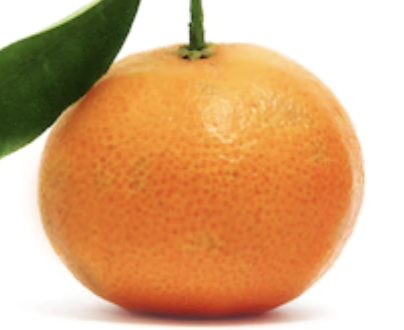
#> input picture dataset_trabalho/orange/orange_0001.png, 404 x 330 px; its folder holds only this picture in this run
$ jupyter execute --allow-errors 02_features.ipynb   (shell and % lines are left out)   (older library calls are emulated)
#> lines starting #> are read from the running program, lines starting #| are printed output that depends on the picture; after the words box and inside, x2 and y2 are one past the last pixel; in counts of white or black regions, pixels touching at a corner belong together
[cell 1]
from pathlib import Path

import cv2
import numpy as np
import matplotlib.pyplot as plt

[cell 2]
base = Path("../dataset_trabalho")

classe_saudavel = "orange"
classe_podre = "rottenoranges"

pasta_saudavel = base / classe_saudavel
pasta_podre = base / classe_podre

imagens_saudaveis = sorted(list(pasta_saudavel.glob("*")))
imagens_podres = sorted(list(pasta_podre.glob("*")))

print("Pasta saudável:", pasta_saudavel)
print("Existe?", pasta_saudavel.exists())
print("Saudáveis:", len(imagens_saudaveis))

print("Pasta podre:", pasta_podre)
print("Existe?", pasta_podre.exists())
print("Podres:", len(imagens_podres))

# ## Segmentação HSV usada para extrair features

[cell 3]
def segmentar_hsv(caminho_img, limite_saturacao=40):
#> called with limite_saturacao = 40
    img_bgr = cv2.imread(str(caminho_img))
#> img_bgr is the input picture: shape (330, 404, 3); mean B, G, R 127.8, 170.9, 217.3

    if img_bgr is None:
        raise ValueError(f"Erro ao carregar imagem: {caminho_img}")

    img_rgb = cv2.cvtColor(img_bgr, cv2.COLOR_BGR2RGB)

    img_hsv = cv2.cvtColor(img_bgr, cv2.COLOR_BGR2HSV)
#> img_hsv: shape (330, 404, 3); mean H, S, V 14.5, 115.7, 219.2
    h, s, v = cv2.split(img_hsv)

    mascara = cv2.inRange(s, limite_saturacao, 255)
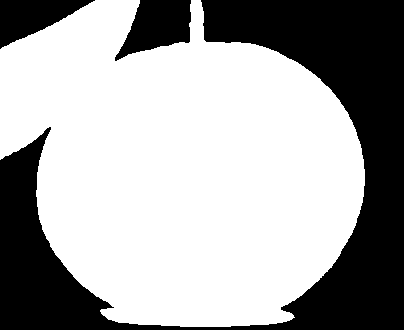
#> mascara: shape (330, 404); 65.5% white; 3 black regions, box (x1, y1, x2, y2) and area: (0, 0, 404, 330) 40684, (115, 0, 191, 61) 2867, (0, 0, 95, 49) 2454

    kernel = np.ones((5, 5), np.uint8)
    mascara_limpa = cv2.morphologyEx(mascara, cv2.MORPH_OPEN, kernel)
#> mascara_limpa: shape (330, 404); 65.5% white; 3 black regions, box (x1, y1, x2, y2) and area: (0, 0, 404, 330) 40691, (115, 0, 191, 61) 2871, (0, 0, 95, 49) 2454
    mascara_limpa = cv2.morphologyEx(mascara_limpa, cv2.MORPH_CLOSE, kernel)
#> mascara_limpa: shape (330, 404); 65.6% white; 3 black regions

    return img_bgr, img_rgb, mascara_limpa

[cell 4]
caminho_img = imagens_saudaveis[0]

img_bgr, img_rgb, mascara = segmentar_hsv(caminho_img)

resultado = cv2.bitwise_and(img_rgb, img_rgb, mask=mascara)

plt.figure(figsize=(15, 5))

plt.subplot(1, 3, 1)
plt.imshow(img_rgb)
plt.title("Imagem original")
plt.axis("off")

plt.subplot(1, 3, 2)
plt.imshow(mascara, cmap="gray")
plt.title("Máscara HSV")
plt.axis("off")

plt.subplot(1, 3, 3)
plt.imshow(resultado)
plt.title("Objeto isolado")
plt.axis("off")

plt.show()

## Features de forma

[cell 5]
def extrair_features_forma(mascara):
    contornos, _ = cv2.findContours(
        mascara,
        cv2.RETR_EXTERNAL,
        cv2.CHAIN_APPROX_SIMPLE
    )
#> contornos = 1 contour; box (x1, y1, x2, y2) and area: (0, 0, 365, 327) 86762

    if len(contornos) == 0:
        return None

    maior_contorno = max(contornos, key=cv2.contourArea)
#> maior_contorno = contour of 477 points, box (x1, y1, x2, y2) (0, 0, 365, 327), area 86762

    area = cv2.contourArea(maior_contorno)
#> area = 86761.5
    perimetro = cv2.arcLength(maior_contorno, True)
#> perimetro = 1431.8

    x, y, w, h = cv2.boundingRect(maior_contorno)
#> x = 0; y = 0; w = 365; h = 327
    area_retangulo = w * h
#> area_retangulo = 119355

    if area_retangulo > 0:
        extent = area / area_retangulo
#> extent = 0.727
    else:
        extent = 0

    if perimetro > 0:
        circularidade = (4 * np.pi * area) / (perimetro ** 2)
#> circularidade = 0.532
    else:
        circularidade = 0

    return {
        "area": area,
        "perimetro": perimetro,
        "extent": extent,
        "circularidade": circularidade
    }

[cell 6]
features_forma = extrair_features_forma(mascara)
#> features_forma = {'area': 86761.5, 'perimetro': 1431.8, 'extent': 0.727, 'circularidade': 0.532}
features_forma
#> Out has the same summary as features_forma

[cell 7]
## As features de forma representam características geométricas da fruta segmentada. A área mede o tamanho do objeto em pixels,
# o perímetro mede o contorno externo, o extent indica quanto o objeto ocupa dentro do retângulo delimitador e a circularidade indica
#  o quanto o formato se aproxima de um círculo. Como a laranja possui formato aproximadamente circular, essas medidas ajudam a
#  identificar deformações ou problemas de segmentação

## Momentos de Hu

[cell 8]
#Os momentos de Hu são descritores de forma calculados a partir da máscara do objeto. Eles ajudam a representar características geométricas
#  da fruta de uma forma mais compacta. Neste projeto, eles complementam as features simples de forma, como área, perímetro e circularidade.

[cell 9]
def extrair_momentos_hu(mascara):
    # Calcula os momentos da máscara
    momentos = cv2.moments(mascara)
#> momentos = moments, m00 22287510, centre m10/m00, m01/m00 = (181.5, 168.1)

    # Calcula os 7 momentos de Hu
    hu = cv2.HuMoments(momentos).flatten()
#> hu = [0.000666, 2.79e-08, 1.57e-11, 8.63e-13, 2.66e-24, 1.03e-16, -1.74e-24]

    # Aplica escala logarítmica para facilitar a análise dos valores
    hu_log = []

    for valor in hu:
        if valor == 0:
            hu_log.append(0)
        else:
            hu_log.append(-np.sign(valor) * np.log10(abs(valor)))
#> this loop made 7 passes
#> valor on passes 1 to 7: 0.000666, 2.79e-08, 1.57e-11, 8.63e-13, 2.66e-24, 1.03e-16, -1.74e-24
#> after the loop, hu_log = [3.18, 7.55, 10.8, 12.06, 23.58, 15.99, -23.76]

    # Retorna os momentos em formato de dicionário
    return {
        f"hu_{i+1}": hu_log[i]
        for i in range(7)
    }

[cell 10]
features_hu = extrair_momentos_hu(mascara)
#> features_hu = {'hu_1': 3.18, 'hu_2': 7.55, 'hu_3': 10.8, 'hu_4': 12.06, 'hu_5': 23.58, 'hu_6': 15.99, 'hu_7': -23.76}
features_hu
#> Out has the same summary as features_hu

[cell 11]
#Os momentos de Hu foram calculados a partir da máscara gerada pela segmentação HSV. Eles representam características geométricas do objeto
#  segmentado. Como são valores muito pequenos originalmente, foi aplicada escala logarítmica para facilitar a análise e comparação entre imagens.

## Features de cor

[cell 12]
#As features de cor são importantes porque laranjas podres geralmente apresentam mudanças visuais como escurecimento, manchas, regiões
#  esbranquiçadas, perda de brilho e variação irregular de cor. Por isso, serão analisadas médias dos canais RGB e HSV dentro da região
#  segmentada pela máscara.

[cell 13]
# Escolhe uma imagem para testar
caminho_img = imagens_saudaveis[0]

# Gera imagem e máscara usando a segmentação HSV
img_bgr, img_rgb, mascara = segmentar_hsv(caminho_img)

# Agora cria a imagem em HSV
img_hsv = cv2.cvtColor(img_bgr, cv2.COLOR_BGR2HSV)

# Pega somente os pixels dentro da máscara
pixels_hsv = img_hsv[mascara > 0]
pixels_rgb = img_rgb[mascara > 0]

# Médias HSV
media_h = np.mean(pixels_hsv[:, 0])
#> media_h = 18.08
media_s = np.mean(pixels_hsv[:, 1])
#> media_s = 175.3
media_v = np.mean(pixels_hsv[:, 2])
#> media_v = 200.9

# Médias RGB
media_r = np.mean(pixels_rgb[:, 0])
#> media_r = 198.1
media_g = np.mean(pixels_rgb[:, 1])
#> media_g = 127.7
media_b = np.mean(pixels_rgb[:, 2])
#> media_b = 62.54

features_cor = {
    "media_h": media_h,
    "media_s": media_s,
    "media_v": media_v,
    "media_r": media_r,
    "media_g": media_g,
    "media_b": media_b
}
#> features_cor = {'media_h': 18.08, 'media_s': 175.3, 'media_v': 200.9, 'media_r': 198.1, 'media_g': 127.7, 'media_b': 62.54}

features_cor
#> Out has the same summary as features_cor

## Features de textura

[cell 14]
#As features de textura ajudam a representar irregularidades na superfície da fruta, como manchas, mofo, rugosidade e regiões deterioradas.
#  Essas características são importantes porque laranjas podres tendem a ter aparência menos uniforme do que laranjas saudáveis.

[cell 15]
from skimage.feature import graycomatrix, graycoprops

[cell 16]
def extrair_features_textura_glcm(img_bgr, mascara):
    # Converte a imagem para escala de cinza
    img_gray = cv2.cvtColor(img_bgr, cv2.COLOR_BGR2GRAY)
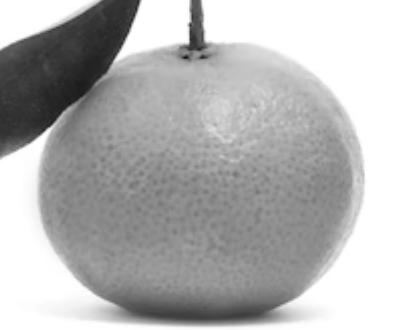
#> img_gray: shape (330, 404); min 13, max 255, mean 179.8

    # Encontra os pixels pertencentes ao objeto
    coords = np.column_stack(np.where(mascara > 0))
#> coords = 87402 pairs, first value 0 to 326, second value 0 to 364

    if len(coords) == 0:
        return {
            "glcm_contrast": 0,
            "glcm_homogeneity": 0,
            "glcm_energy": 0,
            "glcm_correlation": 0
        }

    # Recorta a região onde está o objeto
    y_min, x_min = coords.min(axis=0)
#> y_min = 0; x_min = 0
    y_max, x_max = coords.max(axis=0)
#> y_max = 326; x_max = 364

    recorte_gray = img_gray[y_min:y_max + 1, x_min:x_max + 1]
    recorte_mascara = mascara[y_min:y_max + 1, x_min:x_max + 1]
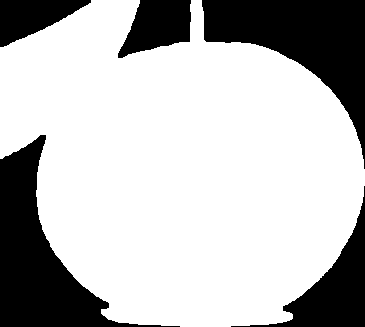
#> recorte_mascara: shape (327, 365); 73.2% white; 5 black regions, box (x1, y1, x2, y2) and area: (202, 0, 365, 169) 10925, (0, 135, 180, 327) 10880, (231, 186, 365, 327) 4856, (118, 0, 191, 58) 2847, (0, 0, 91, 47) 2445

    # Substitui o fundo pelo valor mediano da fruta
    # Isso reduz a influência do fundo na textura
    pixels_objeto = recorte_gray[recorte_mascara > 0]
    valor_mediano = int(np.median(pixels_objeto))
#> valor_mediano = 145

    recorte_gray_limpo = recorte_gray.copy()
    recorte_gray_limpo[recorte_mascara == 0] = valor_mediano
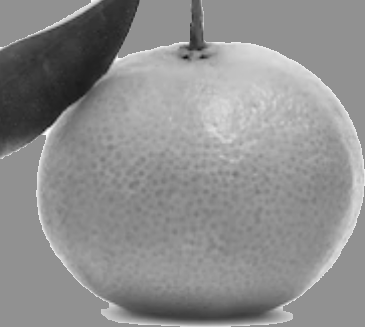
#> recorte_gray_limpo: shape (327, 365); min 13, max 253, mean 142.3

    # Reduz os níveis de cinza de 256 para 32
    # Isso deixa a GLCM mais leve
    recorte_reduzido = (recorte_gray_limpo / 8).astype(np.uint8)

    # Calcula a matriz GLCM
    glcm = graycomatrix(
        recorte_reduzido,
        distances=[1],
        angles=[0, np.pi/4, np.pi/2, 3*np.pi/4],
        levels=32,
        symmetric=True,
        normed=True
    )

    # Calcula propriedades de textura
    contraste = graycoprops(glcm, "contrast").mean()
#> contraste = 1.08
    homogeneidade = graycoprops(glcm, "homogeneity").mean()
#> homogeneidade = 0.874
    energia = graycoprops(glcm, "energy").mean()
#> energia = 0.37
    correlacao = graycoprops(glcm, "correlation").mean()
#> correlacao = 0.975

    return {
        "glcm_contrast": contraste,
        "glcm_homogeneity": homogeneidade,
        "glcm_energy": energia,
        "glcm_correlation": correlacao
    }

[cell 17]
features_textura = extrair_features_textura_glcm(img_bgr, mascara)
#> features_textura = {'glcm_contrast': 1.08, 'glcm_homogeneity': 0.874, 'glcm_energy': 0.37, 'glcm_correlation': 0.975}
features_textura
#> Out has the same summary as features_textura

[cell 18]
#Foram extraídas quatro propriedades de textura usando GLCM: contraste, homogeneidade, energia e correlação. O contraste mede variações de
#  intensidade na imagem, a homogeneidade indica o quanto a textura é uniforme, a energia mede a repetição de padrões e a correlação mede a
# relação entre pixels vizinhos. Essas medidas são úteis para diferenciar superfícies mais regulares de superfícies com manchas, mofo ou
#  deterioração.

## Montagem da tabela X e vetor y

[cell 19]
import pandas as pd

[cell 20]
features_textura = extrair_features_textura_glcm(img_bgr, mascara)
features_textura
#> Out has the same summary as features_textura

[cell 21]
def extrair_features_imagem(caminho_img):
    img_bgr, img_rgb, mascara = segmentar_hsv(caminho_img)

    features = {}

    # Forma
    features_forma = extrair_features_forma(mascara)
    if features_forma is not None:
        features.update(features_forma)

    # Momentos de Hu
    features_hu = extrair_momentos_hu(mascara)
#> the loop in extrair_momentos_hu (call 2), `for valor in hu:` made 7 passes
    features.update(features_hu)

    # Cor
    img_hsv = cv2.cvtColor(img_bgr, cv2.COLOR_BGR2HSV)

    pixels_hsv = img_hsv[mascara > 0]
    pixels_rgb = img_rgb[mascara > 0]

    features_cor = {
        "media_h": np.mean(pixels_hsv[:, 0]),
        "media_s": np.mean(pixels_hsv[:, 1]),
        "media_v": np.mean(pixels_hsv[:, 2]),
        "media_r": np.mean(pixels_rgb[:, 0]),
        "media_g": np.mean(pixels_rgb[:, 1]),
        "media_b": np.mean(pixels_rgb[:, 2])
    }

    features.update(features_cor)

    # Textura
    features_textura = extrair_features_textura_glcm(img_bgr, mascara)
    features.update(features_textura)

    return features

[cell 22]
teste = extrair_features_imagem(imagens_saudaveis[0])
#> teste = 21 items
teste

## Aplicando as features em todas as imagens

[cell 23]
import pandas as pd

linhas = []
rotulos = []

# Classe 0 - laranjas saudáveis
for caminho in imagens_saudaveis:
    features = extrair_features_imagem(caminho)
#> features = 21 items
    features["arquivo"] = caminho.name
    features["classe"] = "orange"

    linhas.append(features)
    rotulos.append(0)

# Classe 1 - laranjas podres
for caminho in imagens_podres:
    features = extrair_features_imagem(caminho)
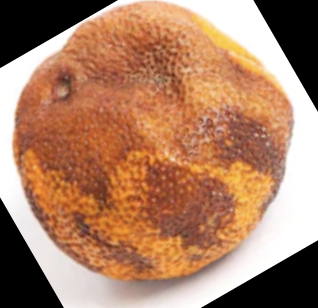
#> input picture dataset_trabalho/rottenoranges/rottenoranges_0001.png, 318 x 308 px
#> in segmentar_hsv, img_bgr is the input picture: shape (308, 318, 3); mean B, G, R 101.5, 128.5, 173.2
#> in segmentar_hsv (call 5), `img_hsv = cv2.cvtColor(img_bgr, cv2.COLOR_BGR2HSV)`: img_hsv: shape (308, 318, 3); mean H, S, V 12, 96.2, 173.2
#> in segmentar_hsv (call 5), `mascara = cv2.inRange(s, limite_saturacao, 255)`:
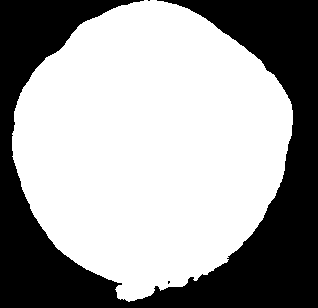
#> mascara: shape (308, 318); 62.3% white; 3 black regions (2 under 20 px), largest, box (x1, y1, x2, y2) and area: (0, 0, 318, 308) 36904
#> in segmentar_hsv (call 5), `mascara_limpa = cv2.morphologyEx(mascara, cv2.MORPH_OPEN, kernel)`: mascara_limpa: shape (308, 318); 62.3% white; 1 black region, box (x1, y1, x2, y2) and area: (0, 0, 318, 308) 36954
#> in segmentar_hsv (call 5), `mascara_limpa = cv2.morphologyEx(mascara_limpa, cv2.MORPH_CLOSE, kernel)`: mascara_limpa: shape (308, 318); 62.3% white; 1 black region
#> in extrair_features_forma (call 4), `contornos, _ = cv2.findContours( mascara, cv2.RETR_EXTERNAL, cv2.CHAIN..`: contornos = 1 contour; box (x1, y1, x2, y2) and area: (12, 0, 293, 301) 60658
#> in extrair_features_textura_glcm (call 5), `img_gray = cv2.cvtColor(img_bgr, cv2.COLOR_BGR2GRAY)`:
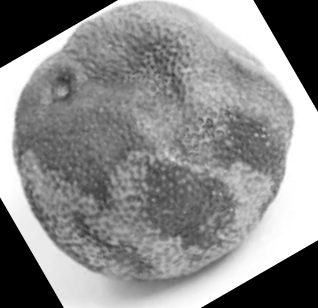
#> img_gray: shape (308, 318); min 0, max 255, mean 138.8
#> in extrair_features_textura_glcm (call 5), `coords = np.column_stack(np.where(mascara > 0))`: coords = 61067 pairs, first value 0 to 300, second value 12 to 292
#> in extrair_features_textura_glcm (call 5), `y_min, x_min = coords.min(axis=0)`: x_min = 12
#> in extrair_features_textura_glcm (call 5), `y_max, x_max = coords.max(axis=0)`: y_max = 300; x_max = 292
#> in extrair_features_textura_glcm (call 5), `recorte_mascara = mascara[y_min:y_max + 1, x_min:x_max + 1]`:
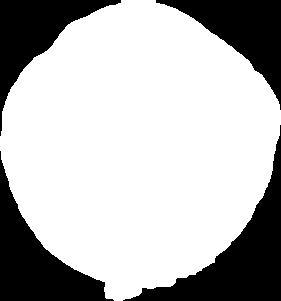
#> recorte_mascara: shape (301, 281); 72.2% white; 4 black regions, box (x1, y1, x2, y2) and area: (123, 125, 281, 301) 7384, (0, 151, 114, 301) 6049, (156, 0, 281, 110) 5119, (0, 0, 121, 136) 4962
#> in extrair_features_textura_glcm (call 5), `valor_mediano = int(np.median(pixels_objeto))`: valor_mediano = 133
#> in extrair_features_textura_glcm (call 5), `recorte_reduzido = (recorte_gray_limpo / 8).astype(np.uint8)`:
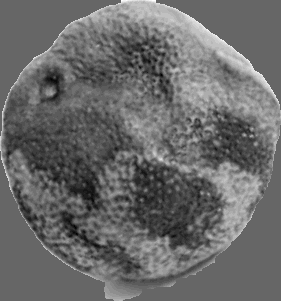
#> recorte_reduzido: shape (301, 281); min 6, max 31, mean 16.4; drawn with min black and max white
#> in extrair_features_textura_glcm (call 5), `contraste = graycoprops(glcm, "contrast").mean()`: contraste = 1.77
#> in extrair_features_textura_glcm (call 5), `homogeneidade = graycoprops(glcm, "homogeneity").mean()`: homogeneidade = 0.716
#> in extrair_features_textura_glcm (call 5), `energia = graycoprops(glcm, "energy").mean()`: energia = 0.307
#> in extrair_features_textura_glcm (call 5), `correlacao = graycoprops(glcm, "correlation").mean()`: correlacao = 0.92
    features["arquivo"] = caminho.name
    features["classe"] = "rottenoranges"

    linhas.append(features)
    rotulos.append(1)

df_features = pd.DataFrame(linhas)
#> df_features = table of 2 rows and 23 columns

df_y = pd.DataFrame({
    "arquivo": df_features["arquivo"],
    "classe": df_features["classe"],
    "rotulo": rotulos
})
#> df_y = table of 2 rows and 3 columns

print("Tabela X:", df_features.shape)
#| Tabela X: (2, 23)
print("Vetor y:", df_y.shape)
#| Vetor y: (2, 3)

[cell 24]
df_y["rotulo"].value_counts()

[cell 25]
df_features.head()
#> Out = table of 2 rows and 23 columns

[cell 26]
pasta_saida = Path("outputs/features")
pasta_saida.mkdir(parents=True, exist_ok=True)

#> (the rest of this cell did not finish here and is left out)

## Análise inicial das features

[cell 27]
df_features.head()
#> Out = table of 2 rows and 23 columns

[cell 28]
df_y.head()
#> Out = table of 2 rows and 3 columns

[cell 29]
df_features.shape, df_y.shape
#> Out = ((2, 23), (2, 3))

[cell 30]
df_analise = df_features.copy()
#> df_analise = table of 2 rows and 23 columns
df_analise["rotulo"] = df_y["rotulo"]
df_analise["classe_rotulo"] = df_y["classe"]

df_analise.head()
#> Out = table of 2 rows and 25 columns

[cell 31]
colunas_numericas = df_analise.select_dtypes(include="number").columns

medias_por_classe = df_analise.groupby("classe_rotulo")[colunas_numericas].mean()
#> medias_por_classe = table of 2 rows and 22 columns

medias_por_classe
#> Out = table of 2 rows and 22 columns

[cell 32]
#Exemplo de interpretação:

#Se media_v for menor nas podres, pode indicar que elas são mais escuras.
#Se glcm_contrast for maior nas podres, pode indicar textura mais irregular.
#Se media_s mudar bastante, pode indicar alteração de cor/saturação.

## Boxplots por classe

[cell 33]
features_para_plotar = [
    "media_h",
    "media_s",
    "media_v",
    "media_r",
    "media_g",
    "media_b"
]

for feature in features_para_plotar:
    plt.figure(figsize=(6, 4))
    df_analise.boxplot(column=feature, by="classe_rotulo")
    plt.title(f"Boxplot de {feature} por classe")
    plt.suptitle("")
    plt.xlabel("Classe")
    plt.ylabel(feature)
    plt.show()

[cell 34]
features_textura = [
    "glcm_contrast",
    "glcm_homogeneity",
    "glcm_energy",
    "glcm_correlation"
]

for feature in features_textura:
    plt.figure(figsize=(6, 4))
    df_analise.boxplot(column=feature, by="classe_rotulo")
    plt.title(f"Boxplot de {feature} por classe")
    plt.suptitle("")
    plt.xlabel("Classe")
    plt.ylabel(feature)
    plt.show()

[cell 35]
#Na análise inicial, foram comparadas as distribuições das features entre laranjas saudáveis e podres. As features de cor são
# relevantes porque a podridão altera tonalidade, saturação e brilho da casca. As features de textura também são importantes porque
#  manchas, mofo e regiões deterioradas tornam a superfície menos uniforme. Os boxplots ajudam a identificar quais atributos apresentam
#  maior separação visual entre as classes.

## Boxplots das features de forma

[cell 36]
features_forma = [
    "area",
    "perimetro",
    "extent",
    "circularidade"
]

for feature in features_forma:
    plt.figure(figsize=(6, 4))
    df_analise.boxplot(column=feature, by="classe_rotulo")
    plt.title(f"Boxplot de {feature} por classe")
    plt.suptitle("")
    plt.xlabel("Classe")
    plt.ylabel(feature)
    plt.show()
#> this loop made 4 passes
#> pass 2, `plt.show()`:
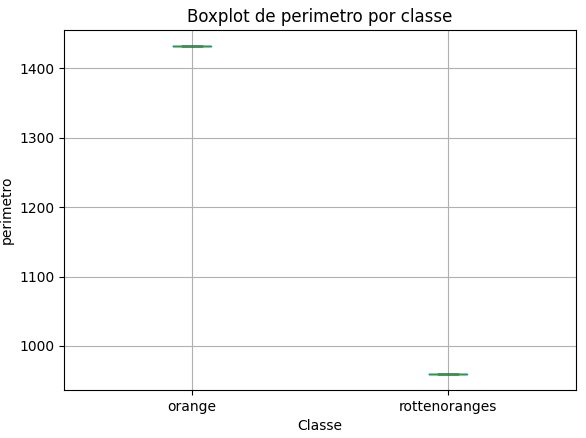
#> figure drawn by matplotlib, 1 panel

[cell 37]
medias = df_analise.groupby("classe_rotulo").mean(numeric_only=True)
#> medias = table of 2 rows and 22 columns

diferencas = abs(medias.loc["orange"] - medias.loc["rottenoranges"])
diferencas_ordenadas = diferencas.sort_values(ascending=False)

diferencas_ordenadas
